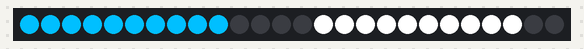
The sketch below on a simulated Arduino Uno, built with avr-gcc and run on an emulated ATmega328P. Shown: 26 RGB LEDs in strip order, left to right.

Above: at 0.4 s.
At 1.3 s:
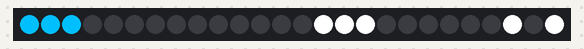
At 2.2 s:
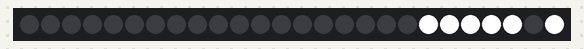
At 3.5 s:
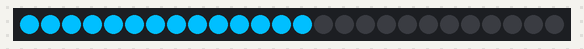
At 17.2 s:
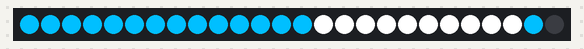

Measured:
- what the display in image 4 shows lasts 15.1 s, from 17.2 s to 32.3 s

The sketch:

Iron.ino
```cpp
#include <SoftwareSerial.h>
SoftwareSerial BT(0, 1);
#include <Adafruit_NeoPixel.h>
#ifdef __AVR__
  #include <avr/power.h>
#endif

#define PIN            8
#define NUMPIXELS      26

Adafruit_NeoPixel pixels = Adafruit_NeoPixel(NUMPIXELS, PIN, NEO_GRB + NEO_KHZ800);

int delayval = 30;
int pisca = 200;
int acendeTodos = 1;

void setup() {

  pixels.begin();
    for(int z=0; z<3; z++){

        for(int n=0;n<14;n++){
              pixels.setPixelColor(n, pixels.Color(0,191,255));
              if(n != 10) {
              pixels.setPixelColor(n+14, pixels.Color(255,255,255));
              }
              delay(delayval);
              pixels.show();
        }
        for(int s=0;s<23;s++){
            if(z!=2) {
                pixels.setPixelColor(s, 0);
                delay(delayval);
                pixels.show();
            }
        }
    }

      delay(delayval);
      for(int x=0; x<3; x++) {
        clearLEDs();
        delay(pisca);
        acendeLeds();
        delay(pisca);
        pixels.show();

     }
     pixels.setPixelColor(14, pixels.Color(255,255,255));
        pixels.setPixelColor(15, pixels.Color(255,255,255));
        pixels.setPixelColor(16, pixels.Color(255,255,255));
        pixels.setPixelColor(17, pixels.Color(255,255,255));
        pixels.setPixelColor(18, pixels.Color(255,255,255));
        pixels.setPixelColor(19, pixels.Color(255,255,255));
        pixels.setPixelColor(20, pixels.Color(255,255,255));
        pixels.setPixelColor(21, pixels.Color(255,255,255));
        pixels.setPixelColor(22, pixels.Color(255,255,255));
        pixels.setPixelColor(23, pixels.Color(255,255,255));
        pixels.show();
        int b;
        for(int a = 0; a < 256; a++) { //Acender de forma gradual o led central no final.
          if(a < 192) {
            b = a;
          }
          pixels.setPixelColor(24, pixels.Color(0,b,a));
          pixels.show();
          delay(50);
        }
        delay(15000);
        clearLEDs();
}

void loop() {

}

void acendeLeds(){
  for(int i=0;i<14;i++){
       pixels.setPixelColor(i, pixels.Color(0,191,255));
       //pixels.setPixelColor(24, pixels.Color(0,191,255));
       pixels.show();
  }

}


//Função apaga LEDs geral
void clearLEDs(){
  for (int p=0; p<26; p++){
    pixels.setPixelColor(p, 0);
     pixels.show();
  }
}
```
